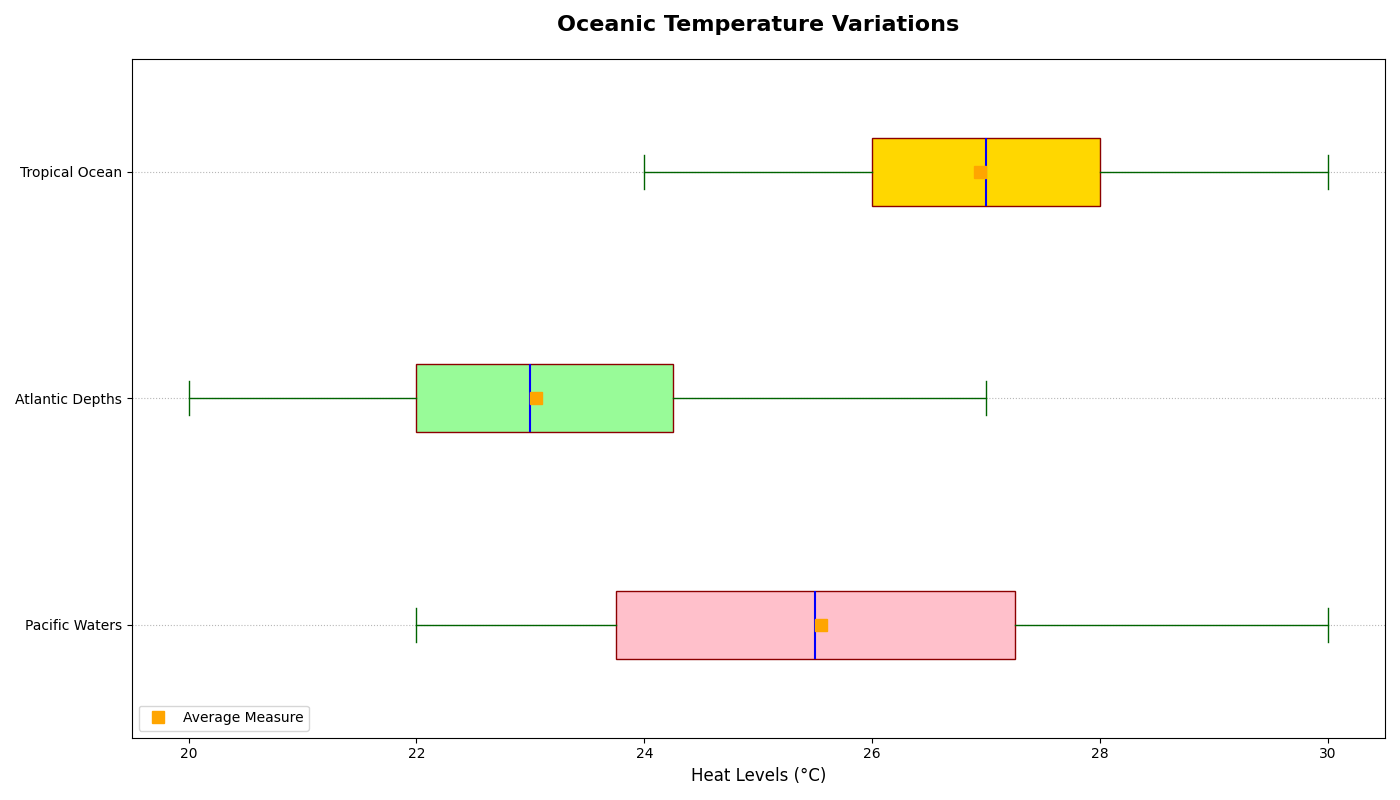

The Python source for this figure:
import matplotlib.pyplot as plt
import numpy as np

# Data for ocean temperatures
pacific_temps = [22, 24, 23, 23, 25, 26, 27, 24, 26, 28, 29, 30, 27, 25, 24, 28, 26, 23, 22, 29]
atlantic_temps = [20, 21, 22, 23, 22, 24, 25, 26, 23, 22, 21, 20, 22, 23, 24, 26, 27, 25, 23, 22]
indian_temps = [25, 27, 28, 29, 27, 26, 25, 24, 26, 27, 28, 29, 30, 29, 28, 27, 26, 25, 26, 27]

temperature_data = [pacific_temps, atlantic_temps, indian_temps]
ocean_names = ['Pacific Waters', 'Atlantic Depths', 'Tropical Ocean']

fig, ax = plt.subplots(figsize=(14, 8))

box = ax.boxplot(temperature_data, vert=False, patch_artist=True, notch=False,
                 boxprops=dict(facecolor='pink', color='darkred'),
                 whiskerprops=dict(color='darkgreen', linestyle='-'),
                 capprops=dict(color='darkgreen'),
                 medianprops=dict(color='blue', linewidth=1.5),
                 flierprops=dict(marker='^', color='purple', alpha=0.6),
                 meanline=False, showmeans=True, meanprops=dict(marker='s', markerfacecolor='orange', markeredgecolor='orange', markersize=8))

colors = ['#FFC0CB', '#98FB98', '#FFD700']
for patch, color in zip(box['boxes'], colors):
    patch.set_facecolor(color)

ax.set_xlabel('Heat Levels (°C)', fontsize=12)
ax.set_yticks([1, 2, 3])
ax.set_yticklabels(ocean_names)
ax.set_title('Oceanic Temperature Variations', fontsize=16, fontweight='bold', pad=20)

ax.legend([box["means"][0]], ['Average Measure'], loc='lower left', fontsize=10)

ax.grid(axis='y', linestyle=':', alpha=0.9)

plt.tight_layout()
plt.show()
